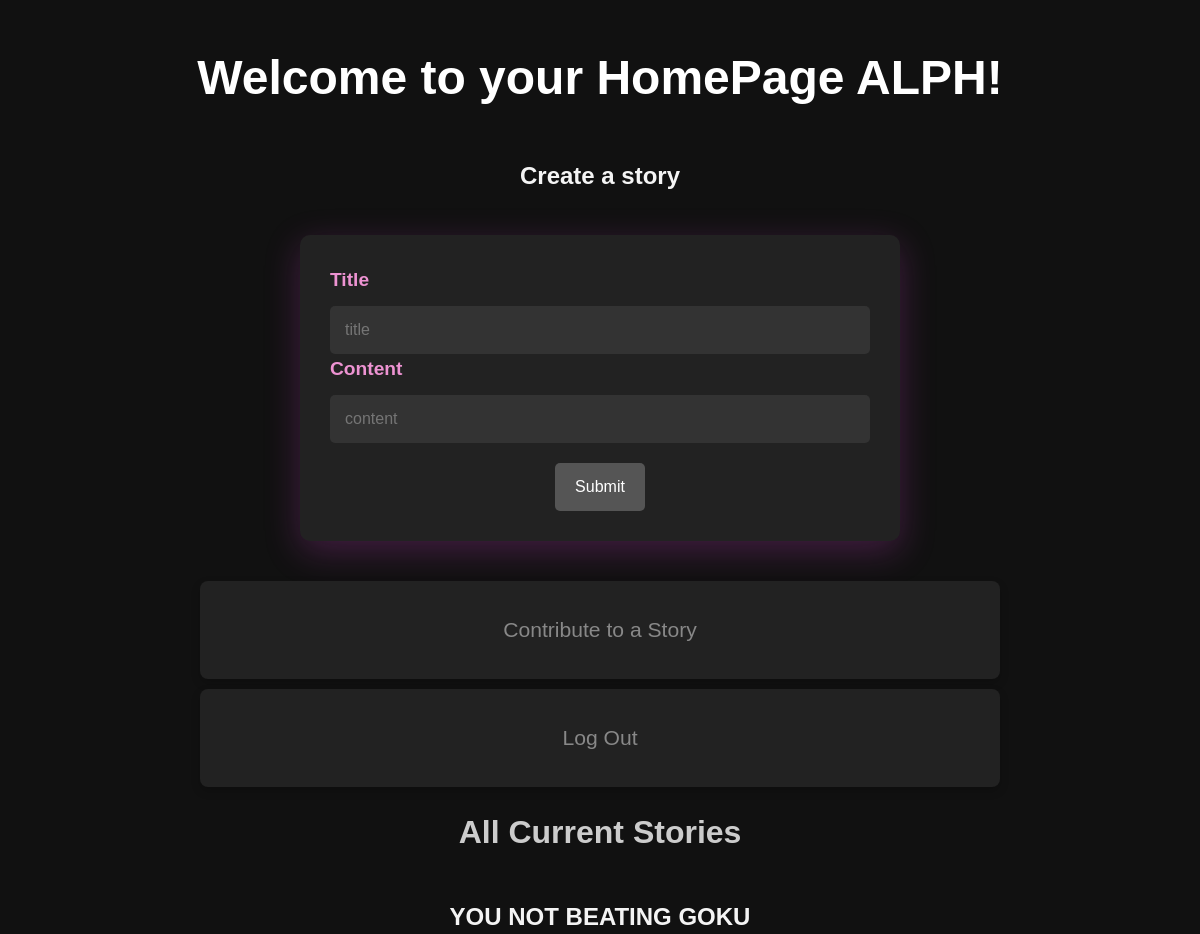
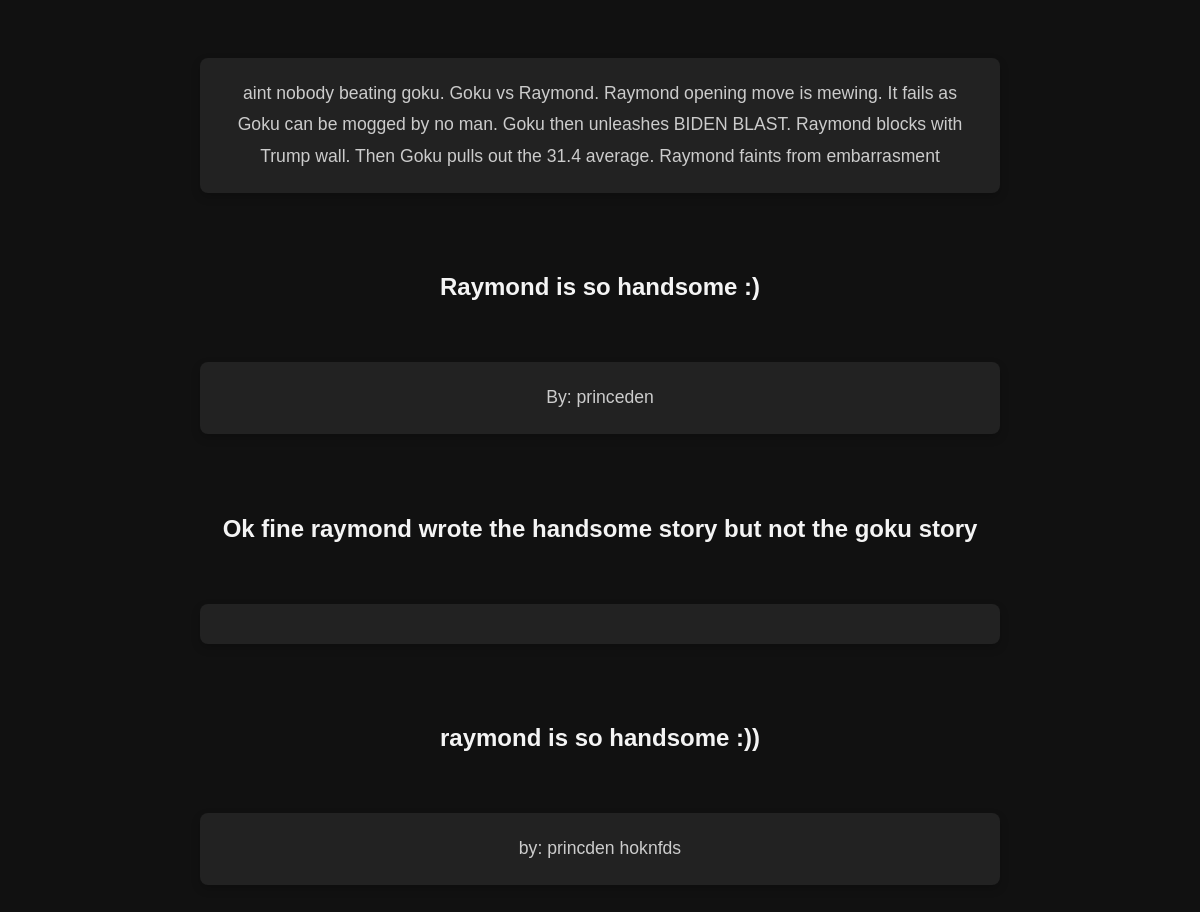
/ (signed in), run on the app's committed database (2 pictures, top to bottom).
### tables this page shows
CREATE TABLE users(user_id INTEGER PRIMARY KEY, username TEXT NOT NULL, password TEXT NOT NULL);

CREATE TABLE stories(story_id INTEGER PRIMARY KEY, title TEXT NOT NULL, content TEXT NOT NULL, user_id INTEGER, FOREIGN KEY (user_id) REFERENCES users(user_id));

### app/__init__.py (the view)
@app.route("/",  methods=['POST', 'GET'])
def home():
    if 'username' and 'password' in session:
        username = session['username']
        user_id = db_helpers.get_user_id(username)
        session['user_id'] = db_helpers.get_user_id(username)
        return render_template('homepage.html', user = username, all_stories = db_helpers.user_stories(user_id))
    return render_template( 'register.html' )

### app/db_helpers.py (called while the page is built)
def get_story(story_id):
    c.execute(f"SELECT title, content FROM stories WHERE story_id = {story_id}")
    story = c.fetchall()[0]
    complete_story = {}
    complete_story["title"] = story[0]
    complete_story["content"] = story[1]
    c.execute(f"SELECT contribution FROM contributions WHERE story_id = {story_id}")
    contributions = c.fetchall()
    if contributions:
        for i in contributions:
            complete_story["content"] = complete_story["content"] + " " + i[0]
    return complete_story

def contributed_to_story(user_id, story_id):
    rows = []
    c.execute(f"SELECT * FROM stories WHERE story_id = {int(story_id)} AND user_id = {int(user_id)}")
    rows.append(c.fetchall())
    c.execute(f"SELECT * FROM contributions WHERE user_id = {user_id} AND story_id = {story_id}")
    rows.append(c.fetchall())
    for i in rows:
        if len(i) != 0:
            return True
    return False

def user_stories(user_id):
    stories = []
    c.execute(f"SELECT story_id FROM stories")
    story_ids = c.fetchall()
    for id in story_ids:
        if contributed_to_story(user_id, id[0]):
            stories.append(get_story(id[0]))
    return stories

def get_user_id(username):
    c.execute(f"SELECT user_id FROM users WHERE username = '{str(username)}' ")
    id = c.fetchall()[0][0]
    return id

### app/templates/homepage.html (shortened to what this page needs)
<!DOCTYPE html>
<html>
  <head>
    <link rel="stylesheet" href="static/styles.css">
  </head>
  <body>
    <h1>
        Welcome to your HomePage {{ user }}!
    </h1>
    <h3> Create a story</h3>
    <form id = "home" action="/create_story" method="POST">
      <label for="title"><b>Title</b></label>
      <input type="text" placeholder="title" name="title" >
      <label for="content"><b>Content</b></label>
      <input type="content" placeholder="content" name="content">
      <button type="submit" name="sub1" value="submit">Submit</button>
    </form>
  <p>
    <a href="/edit_story">Contribute to a Story</a>
</p>
  <p>
      <a href="/logout">Log Out </a>
  </p>
  <h2> All Current Stories</h2>
    {% for story in all_stories %}
    <h3> {{story['title']}} </h3> <br>
     <p>{{story['content']}}</p>
    <br>
    {%endfor%}
  </body>

### app/static/styles.css (style rules this page uses)
* { margin: 0; padding: 0; box-sizing: border-box; font-family: Arial, sans-serif; }
body { background-color: #111; color: #f4f4f4; padding: 0; line-height: 1.6; text-align: center; }
h1 { font-size: 3em; font-weight: bold; color: #ffffff; margin-top: 40px; }
h2, h3 { font-size: 2em; color: #cccccc; margin: 20px 0; }
form { background-color: #222; padding: 30px; margin: 40px auto; border-radius: 10px; box-shadow: 0 4px 15px rgba(0, 0, 0, 0.3); max-width: 600px; }
form[id="login"], form[id="logout"], form[id="edit"], form[id="home"] { background-color: #222; padding: 30px; margin: 40px auto; border-radius: 10px; box-shadow: 0 10px 35px rgba(180, 56, 174, 0.3); max-width: 600px; }
form label { display: block; color: #888888; font-weight: bold; font-size: 1.2em; margin-bottom: 5px; text-align: left; }
form input[type="text"], form input[type="content"], form input[type="password"] { width: 100%; padding: 15px; margin-top: 5px; background: #333; border: none; border-radius: 5px; color: #f4f4f4; font-size: 1em; }
form button[type="submit"], form input[type="submit"] { background-color: #555; color: white; font-size: 1em; padding: 15px 20px; margin-top: 20px; border: none; border-radius: 5px; cursor: pointer; transition: background-color 0.3s; }
label[for="passwordLN"], label[for="usernameLN"], label[for="title"], label[for="content"], label[for="story_title"], label[for="contribution"] { display: block; color: #ed93d2; font-weight: bold; font-size: 1.2em; margin-bottom: 5px; text-align: left; }
a { color: #888; text-decoration: none; font-size: 1.2em; padding: 10px; display: inline-block; transition: color 0.3s; }
h3 { font-size: 1.5em; color: #f4f4f4; margin-top: 40px; }
p { background-color: #222; padding: 20px; border-radius: 8px; font-size: 1.1em; color: #cccccc; line-height: 1.8; max-width: 800px; margin: 10px auto; box-shadow: 0 4px 10px rgba(0, 0, 0, 0.2); }

### data on the page
users: username "ALPH"
stories: title "YOU NOT BEATING GOKU", content "aint nobody beating goku. Goku vs Raymond. Raymond opening move is mewing. It fails as Goku can be mogged by no man. Goku then unleashes BIDEN BLAST. Raymond blocks with Trump wall. Then Goku pulls out the 31.4 average. Raymond faints from embarrasment"
stories: title "Raymond is so handsome :)", content "By: princeden"
stories: title "Ok fine raymond wrote the handsome story but not the goku story"
stories: title "raymond is so handsome :))", content "by: princden hoknfds"
